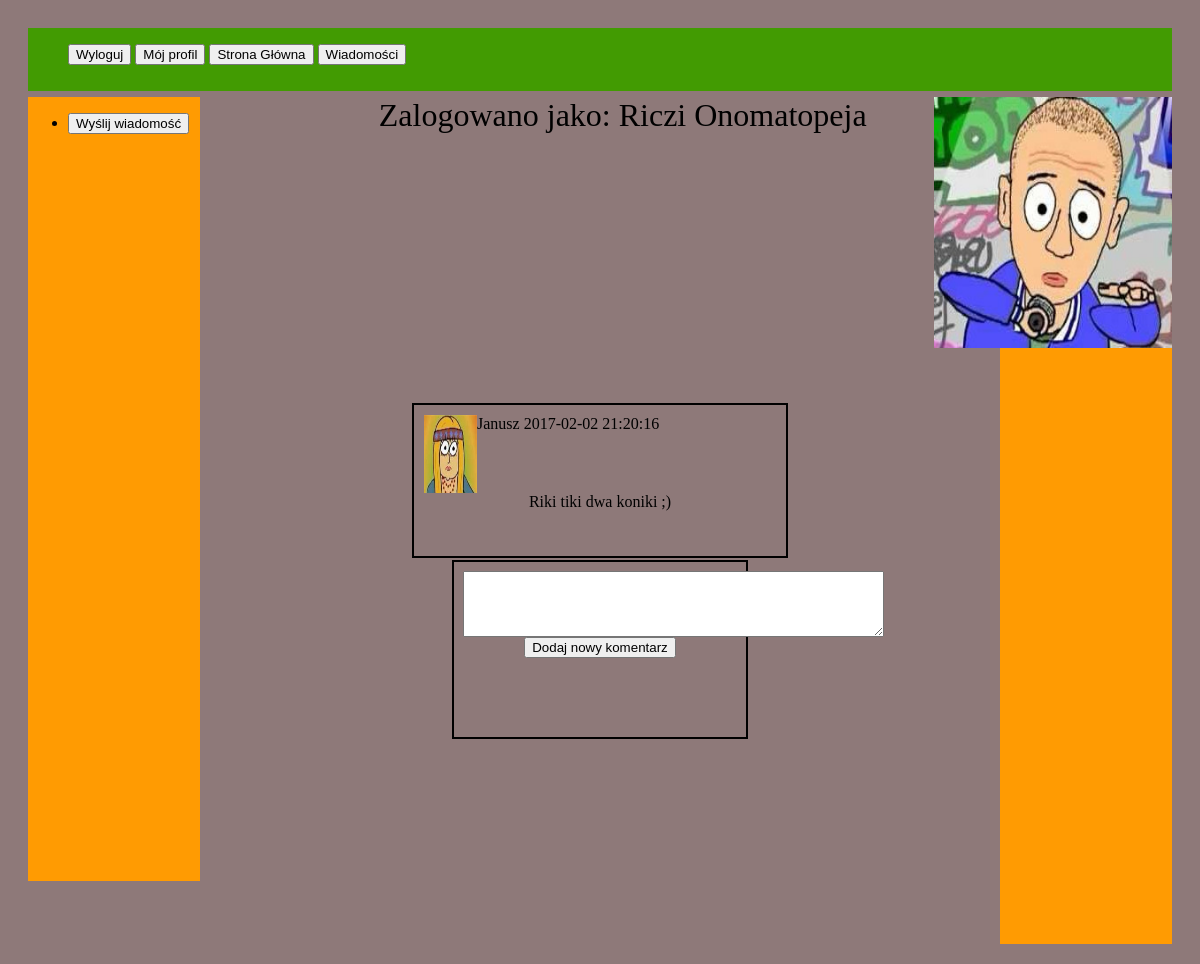
Page /showPost.php?postId=14 (signed in) on the committed database.
### tables this page shows
CREATE TABLE `Users` (
  `id` int(11) NOT NULL,
  `username` varchar(100) NOT NULL,
  `email` varchar(100) NOT NULL,
  `hashed_password` varchar(100) NOT NULL,
  `image` varchar(100) NOT NULL DEFAULT 'img/default.jpeg'
);

CREATE TABLE `Tweets` (
  `id` int(11) NOT NULL,
  `user_id` int(11) NOT NULL,
  `text` varchar(140) NOT NULL,
  `date` datetime NOT NULL
);

### src/user.php (called while the page is built, shortened)
<?php
include 'mysqlConn.php';
class User
{
    private $id;
    private $username;
    private $image;
    public function __construct()
    {
        $this->id = -1;
        $this->username = "";
        $this->image= 'img/default.jpeg ';
    }
    public function getUsername()
    {
        return $this->username;
    }
    public function getImage()
    {
        return $this->image;
    }
    public function getId()
    {
        return $this->id;
    }
    static public function loadUserById($id)
    {
        global $conn;
        $sql = "SELECT * FROM Users WHERE id=$id";
        $result = $conn->query($sql);
        if($result == true && $result->rowCount() == 1)
        {
            $row = $result->fetch();
            $loadedUser = new User();
            $loadedUser->id = $row['id'];
            $loadedUser->username = $row['username'];
            $loadedUser->hashedPassword = $row['hashed_password'];
            $loadedUser->email = $row['email'];
            $loadedUser->image = $row['image'];
            return $loadedUser;
        }
        return null;
    }
}

### src/tweet.php (called while the page is built, shortened)
<?php
include 'mysqlConn.php';
class Tweet
{
    private $id;
    private $userId;
    private $text;
    private $creationDate;
    public function __construct()
    {
        $this->id=-1;
        $this->userId='';
        $this->text='';
        $this->creationDate = date("Y-m-d H:i:s");
    }
    public function getUserId()
    {
        return $this->userId;
    }
    public function getText()
    {
        return $this->text;
    }
    public function getId()
    {
        return $this->id;
    }
    public function getDate()
    {
        return $this->creationDate;
    }
    static public function loadTweetById($id)
    {
        global $conn;
        $sql = "SELECT * FROM Tweets WHERE id=$id ORDER BY date DESC";
        $result = $conn->query($sql);
        if($result == true && $result->rowCount() == 1)
        {
            $row = $result->fetch();
            $loadedTweet = new Tweet();
            $loadedTweet->id = $row['id'];
            $loadedTweet->userId = $row['user_id'];
            $loadedTweet->text = $row['text'];
            $loadedTweet->creationDate = $row['date'];
            return $loadedTweet;
        }
        return null;
    }
}

### src/comment.php (called while the page is built, shortened)
<?php
include 'mysqlConn.php';
class Comment
{
    static public function loadCommentByPostId($id)
    {
        global $conn;
        $sql = "SELECT * FROM Comments WHERE post_id=$id";
        $result = $conn->query($sql);
        return null;
    }
}

### showPost.php (the view, shortened to what this page needs)
<?php
    include 'src/drawTweetById.php';
        $user = new User();
    $user = $user->loadUserById($_SESSION['id']);
    $image = $user->getImage();
    $name = $user->getUsername();
?>
<html lang="en">
<head>
    <link rel="stylesheet" href="style/style.css">
</head>
<body>
    <div id="container">
        <div id="menu">
            <ul>
                    <li><form action="src/logout.php"><input type="submit" value="Wyloguj"></form></li>
                    <li><a href="myProfile.php"><button>Mój profil</button></a></li>
                    <li><a href="index.php"><button>Strona Główna</button></a></li>
                    <li><a href="messages.php"><button>Wiadomości</button></a></li>
            </ul>
            <div id="user">
                <span id="userName">Zalogowano jako:
                    <?php
                    echo $name;
                      ?>
                </span>
                <img id="userImage" src="
                <?php
                echo $image;
                ?>">
            </div>
        </div>
        <div class="margin">
            <ul>
                    <li><button id="messageBtn">Wyślij wiadomość</button></li>
            </ul>
        </div>
        <div id="content">
            <?php
            if(isset($_GET['postId']))
            {
                $postId = $_GET['postId'];
                drawTweetById($postId);
            }
            ?>
        </div>
        <div class="margin"></div>
    </div>
</body>
</html>

### src/drawTweetById.php (shortened to what this page needs)
<?php
include 'user.php';
include 'tweet.php';
include 'comment.php';
function drawTweetById($id)
{
    $user = new User();
    $tweets= new Tweet();
    $tweet = $tweets->loadTweetById($id);
    if ($tweet)
    {
            $comments=  drawCommentsForPost($tweet->getId());
            $user = $user->loadUserById($tweet->getUserId());
            $name = $user->getUsername();
            $image = $user->getImage();
            $text = $tweet->getText();
            $date = $tweet->getDate();
        echo('<div class="tweet">
        <div class="post">
            <div class="image"><img src="'.$image.'"></div>
            <div class="userName"><a href="showUser.php?userId='.$user->getId().'">'.$name.'</a></div>
            <div class="delete">&nbsp'.$date.'</div>
            <div class="postText">'.$text.'</div>
        </div>'.$comments.'</div>');
    }
}
function drawCommentsForPost($postId)
{
    $output='';
    $comments = new Comment();
    $user = new User();
    $comments = $comments->loadCommentByPostId($postId);
    $output.='<div class="commenty"><form action="src/addComm.php" method="POST" class="newTweetForm">
                <textarea name="comText" class="comText" maxlength="60" rows="4" cols="50"></textarea>
                <input style="display: none;"type="text" name="postId" value="'.$postId.'"></input>
                <br>
                <span class="counter"></span>
                <input type="submit" value="Dodaj nowy komentarz">
            </form></div>';
    return $output;
}

### style/style.css (style rules this page uses)
body { background-color: #8e7979; }
#user { float: right; height: 100%; }
#userName { font-size: 200%; float: left; }
#userImage { float: right; height: 400%; width: 30%; position: relative; }
a:link { color: black; text-decoration: none; }
#container { padding: 20px; position:relative; }
#menu { width: 100%; height: 8%; background-color: #429b02; }
#menu li { display: inline-block; }
#menu ul { display: inline-block; }
.margin { width: 15%; height: 100%; background-color: #ff9b02; float: left; }
#content { padding-top: 20px; text-align: center; float: left; width: 70%; height: 100%; align-content: center; }
.tweet { padding: 10px; position: relative; clear: left; }
.post { width: 45%; margin: 0 auto; padding: 10px; border: 2px solid black; position: relative; }
.image { width:15%; height: 10%; float: left; }
.post .image { width:15%; float: left; }
.image img { width: 100%; height: 100%; }
.userName { float: left; }
.postText { clear: left; word-break: normal ; white-space:normal; width: 100%; margin-bottom: 10%; }
.delete { float: right; }
.commenty { padding: 9px; width: 35%; min-height: 20%; margin: 2 auto; border: 2px solid black; }
.delete { float: left; }

### rows in the picture
users: username "Riczi Onomatopeja", image (picture)
users: image (picture), username "Janusz"
tweets: date "2017-02-02 21:20:16", text "Riki tiki dwa koniki ;)"
